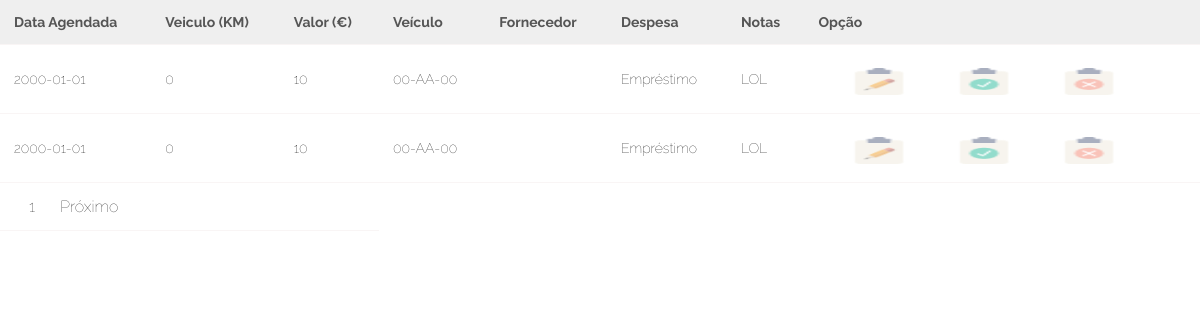
The page /agenda_list.php on the database as committed earlier.
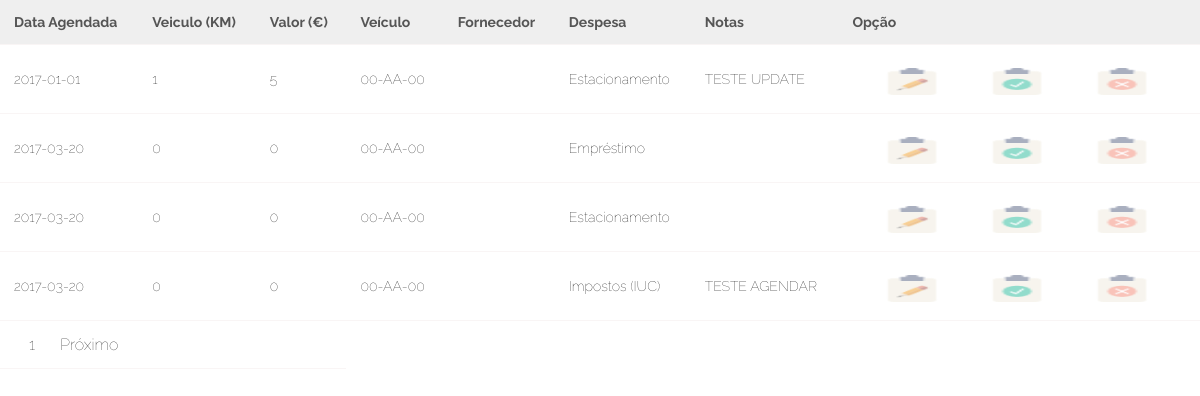
The same page on the database as committed later.
### tables this page shows
CREATE TABLE `despesas` (
  `CodDesp` int(11) NOT NULL auto_increment,
  `Data_Efetuada` date default '2000-01-01',
  `Veiculo_Km` int(11) default '0',
  `Valor` int(11) default '0',
  `Nota` varchar(500) default ' ',
  `codVei` int(11) default NULL,
  `codForn` int(11) default NULL,
  `CodUser` int(11) default NULL,
  `CodTipoD` int(11) default NULL,
  `Data_Agendada` date default '2000-01-01',
  `Efetuada` varchar(45) default 'Nao',
  `Veiculo_Km_Agendado` int(11) default '0',
  `LembrarPor` varchar(45) default 'Nada',
  PRIMARY KEY  (`CodDesp`),
  KEY `codVei` (`codVei`),
  KEY `codForn` (`codForn`),
  KEY `CodUser` (`CodUser`),
  KEY `CodTipoD` (`CodTipoD`),
  CONSTRAINT `despesas_ibfk_1` FOREIGN KEY (`codVei`) REFERENCES `veiculos` (`codVei`),
  CONSTRAINT `despesas_ibfk_2` FOREIGN KEY (`codForn`) REFERENCES `fornecedores` (`CodForn`),
  CONSTRAINT `despesas_ibfk_3` FOREIGN KEY (`CodUser`) REFERENCES `utilizador` (`CodUser`),
  CONSTRAINT `despesas_ibfk_4` FOREIGN KEY (`CodTipoD`) REFERENCES `tipodesp` (`CodTipoD`)
);

CREATE TABLE `veiculos` (
  `codVei` int(11) NOT NULL auto_increment,
  `Matricula` varchar(50) default NULL,
  `Marca` varchar(50) default NULL,
  `Modelo` varchar(50) default NULL,
  `cor` varchar(50) default NULL,
  `Ano` int(11) default NULL,
  `CodTipoC` int(11) default NULL,
  `CodTipoV` int(11) default NULL,
  PRIMARY KEY  (`codVei`),
  KEY `CodTipoC` (`CodTipoC`),
  KEY `CodTipoV` (`CodTipoV`),
  CONSTRAINT `veiculos_ibfk_1` FOREIGN KEY (`CodTipoC`) REFERENCES `tipocom` (`CodTipoC`),
  CONSTRAINT `veiculos_ibfk_2` FOREIGN KEY (`CodTipoV`) REFERENCES `tipovei` (`CodTipoV`)
);

CREATE TABLE `tipodesp` (
  `CodTipoD` int(11) NOT NULL auto_increment,
  `nome` varchar(50) default NULL,
  PRIMARY KEY  (`CodTipoD`)
);

### WEB/agenda_list.php (the view, shortened to what this page needs)
<!DOCTYPE html>
<?php
$con=mysqli_connect("localhost","root","") or die(mysqli_error());
mysqli_select_db($con,"frotas") or die(mysqli_error($con));
?>
<html>
  <head>
	<link rel="stylesheet" href="style.css" type="text/css" />
  </head>
<body>
<?php
	$start=0;
	$limit=7;
	$page=0;
 	$sql=mysqli_query($con, "SELECT * from despesas, veiculos, fornecedores, utilizador, tipodesp WHERE Efetuada='Nao' and despesas.codVei=veiculos.codVei AND despesas.codForn=fornecedores.CodForn and despesas.CodUser=utilizador.CodUser and despesas.CodTipoD=tipodesp.CodTipoD ORDER BY despesas.CodDesp ASC LIMIT $start, $limit") or die(mysqli_error($con));
?>
<table align='center' class='table-fill'>
	<?php
	echo "<tr>";
				echo "<th>Data Agendada</th>";
                echo "<th>Veiculo (KM)</th>";
                echo "<th>Valor (€)</th>";
				echo "<th>Veículo</th>";
				echo "<th>Fornecedor</th>";
				echo "<th>Despesa</th>";
				echo "<th>Notas</th>";
				echo "<th>Opção</th>";
            echo "</tr>";
	?>
	<?php
		while($row=mysqli_fetch_assoc($sql))
		{
	?>
	<?php
	  echo "<tr>";
	echo "<td>" . $row['Data_Agendada'] . "</td>";
                echo "<td>" . $row['Veiculo_Km_Agendado'] . "</td>";
                echo "<td>" . $row['Valor'] . "</td>";
                echo "<td>" . $row['Matricula'] . "</td>";
				echo "<td>" . $row['nomef'] . "</td>";
				echo "<td>" . $row['nome'] . "</td>";
				echo "<td>" . $row['Nota'] . "</td>";
				echo "<td>" . "<a href='edit.php?id=".$row['CodDesp']."' target='_blank'><img title='Editar Despesa Agendada' src='logos/edit.png' class='imgg' /></a>" . "<a href='done.php?id=".$row['CodDesp']."' target='_blank'><img title='Marcar Como Efetuado' src='logos/done.png' class='imgg' /></a>" . "<a href='delete.php?id=".$row['CodDesp']."' target='_blank'><img title='Remover' src='logos/delete.png' class='imgg' /></a>" . "</td>";
            echo "</tr>";
	?>
	<?php
		}
	?>
	<tr>
		<td colspan='3'>
	<?php
	$rows=mysqli_num_rows(mysqli_query($con, "select * from despesas WHERE Efetuada='Nao'"));
	$total=ceil($rows/$limit);
	for($i=1;$i<=$total;$i++)
	{
		echo "<a class='paging' href='?page=".$i."'>".$i."</a>";
	}
	if($page!=$total)
	{
		echo "<a class='paging' href='?page=".($page+1)."' class=paging''>Próximo</a>";
	}
	?>
	</td>
	</tr>
</table>
</body>
</html>

Rows that differ between the two databases and show on the page:
no longer on this page (row edited): despesas: Data_Agendada "2000-01-01", Veiculo_Km_Agendado "0", Valor "10", codVei.Matricula "00-AA-00", CodTipoD.nome "Empréstimo", Nota "LOL"
changed despesas: Data_Agendada "2000-01-01" → "2017-01-01"; Veiculo_Km_Agendado "0" → "1"; Valor "10" → "5"; CodTipoD.nome "Empréstimo" → "Estacionamento"; Nota "LOL" → "TESTE UPDATE"
added despesas: Data_Agendada "2017-03-20", Veiculo_Km_Agendado "0", Valor "0", codVei.Matricula "00-AA-00", CodTipoD.nome "Empréstimo"
added despesas: Data_Agendada "2017-03-20", Veiculo_Km_Agendado "0", Valor "0", codVei.Matricula "00-AA-00", CodTipoD.nome "Estacionamento"
added despesas: Data_Agendada "2017-03-20", Veiculo_Km_Agendado "0", Valor "0", codVei.Matricula "00-AA-00", CodTipoD.nome "Impostos (IUC)", Nota "TESTE AGENDAR"
